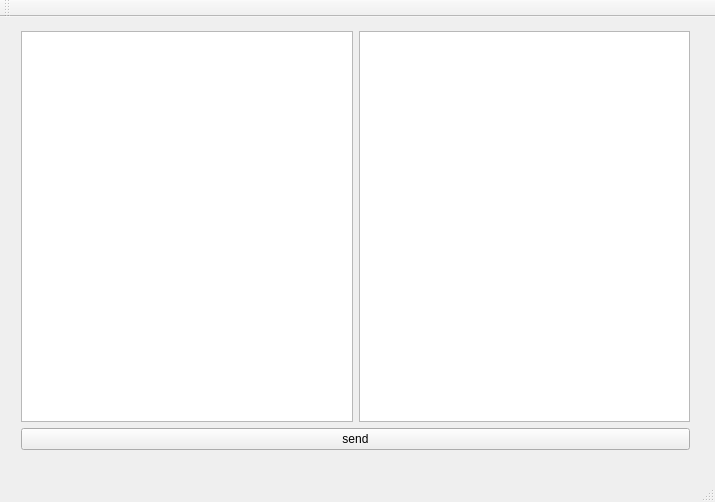
<?xml version="1.0" encoding="UTF-8"?>
<ui version="4.0">
 <class>MainWindow</class>
 <widget class="QMainWindow" name="MainWindow">
  <property name="geometry">
   <rect>
    <x>0</x>
    <y>0</y>
    <width>715</width>
    <height>502</height>
   </rect>
  </property>
  <property name="windowTitle">
   <string>MainWindow</string>
  </property>
  <widget class="QWidget" name="centralWidget">
   <widget class="QWidget" name="layoutWidget">
    <property name="geometry">
     <rect>
      <x>10</x>
      <y>3</y>
      <width>691</width>
      <height>441</height>
     </rect>
    </property>
    <layout class="QVBoxLayout" name="verticalLayout">
     <item>
      <layout class="QHBoxLayout" name="horizontalLayout">
       <item>
        <widget class="QPlainTextEdit" name="toBrowser">
         <property name="sizePolicy">
          <sizepolicy hsizetype="Expanding" vsizetype="Expanding">
           <horstretch>1</horstretch>
           <verstretch>1</verstretch>
          </sizepolicy>
         </property>
        </widget>
       </item>
       <item>
        <widget class="QPlainTextEdit" name="logWindow">
         <property name="sizePolicy">
          <sizepolicy hsizetype="Expanding" vsizetype="Expanding">
           <horstretch>1</horstretch>
           <verstretch>1</verstretch>
          </sizepolicy>
         </property>
        </widget>
       </item>
      </layout>
     </item>
     <item>
      <widget class="QPushButton" name="sendToBrowser">
       <property name="toolTip">
        <string extracomment="ctrl-enter in command window"/>
       </property>
       <property name="text">
        <string>send</string>
       </property>
       <property name="autoDefault">
        <bool>true</bool>
       </property>
      </widget>
     </item>
    </layout>
   </widget>
  </widget>
  <widget class="QMenuBar" name="menuBar">
   <property name="geometry">
    <rect>
     <x>0</x>
     <y>0</y>
     <width>715</width>
     <height>18</height>
    </rect>
   </property>
  </widget>
  <widget class="QToolBar" name="mainToolBar">
   <attribute name="toolBarArea">
    <enum>TopToolBarArea</enum>
   </attribute>
   <attribute name="toolBarBreak">
    <bool>false</bool>
   </attribute>
  </widget>
  <widget class="QStatusBar" name="statusBar"/>
 </widget>
 <layoutdefault spacing="6" margin="11"/>
 <resources/>
 <connections/>
</ui>
